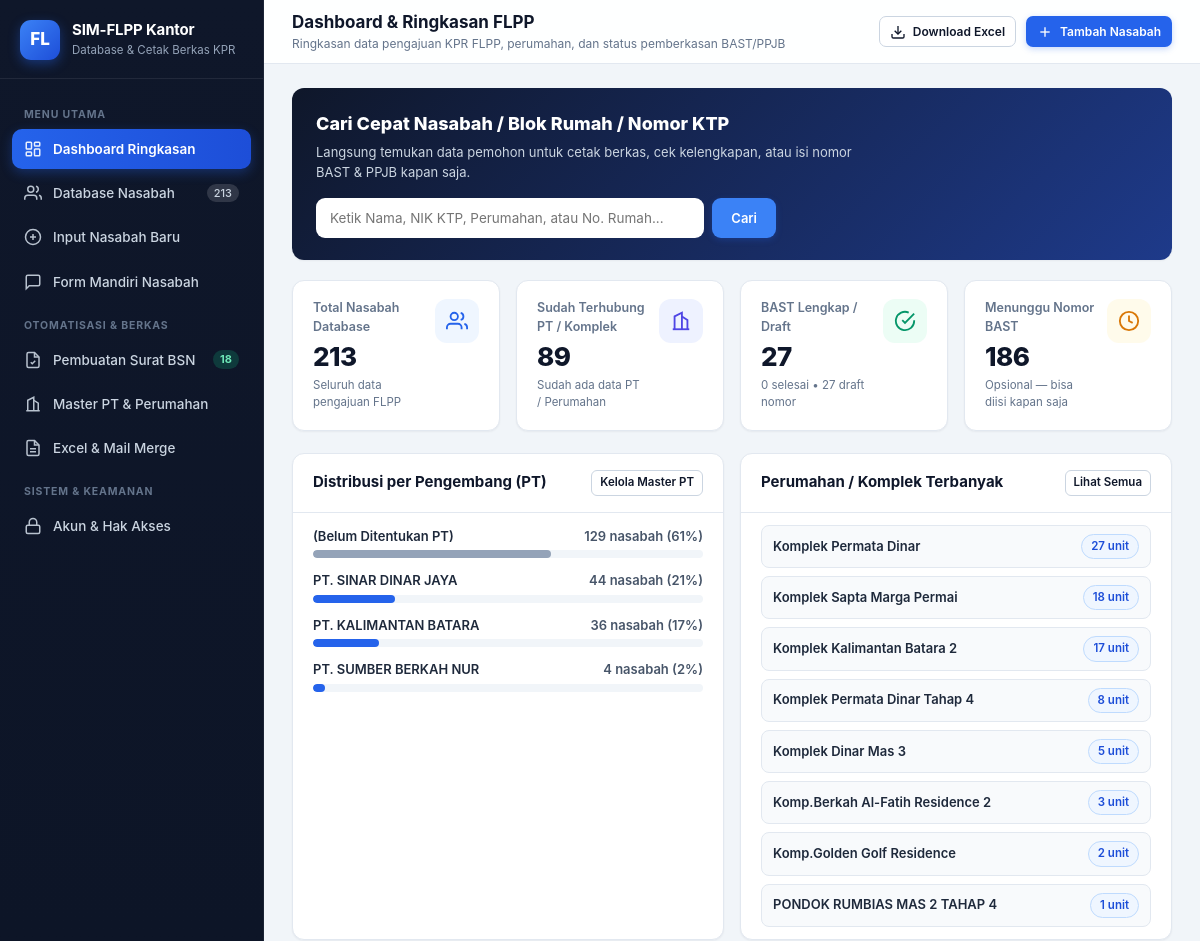
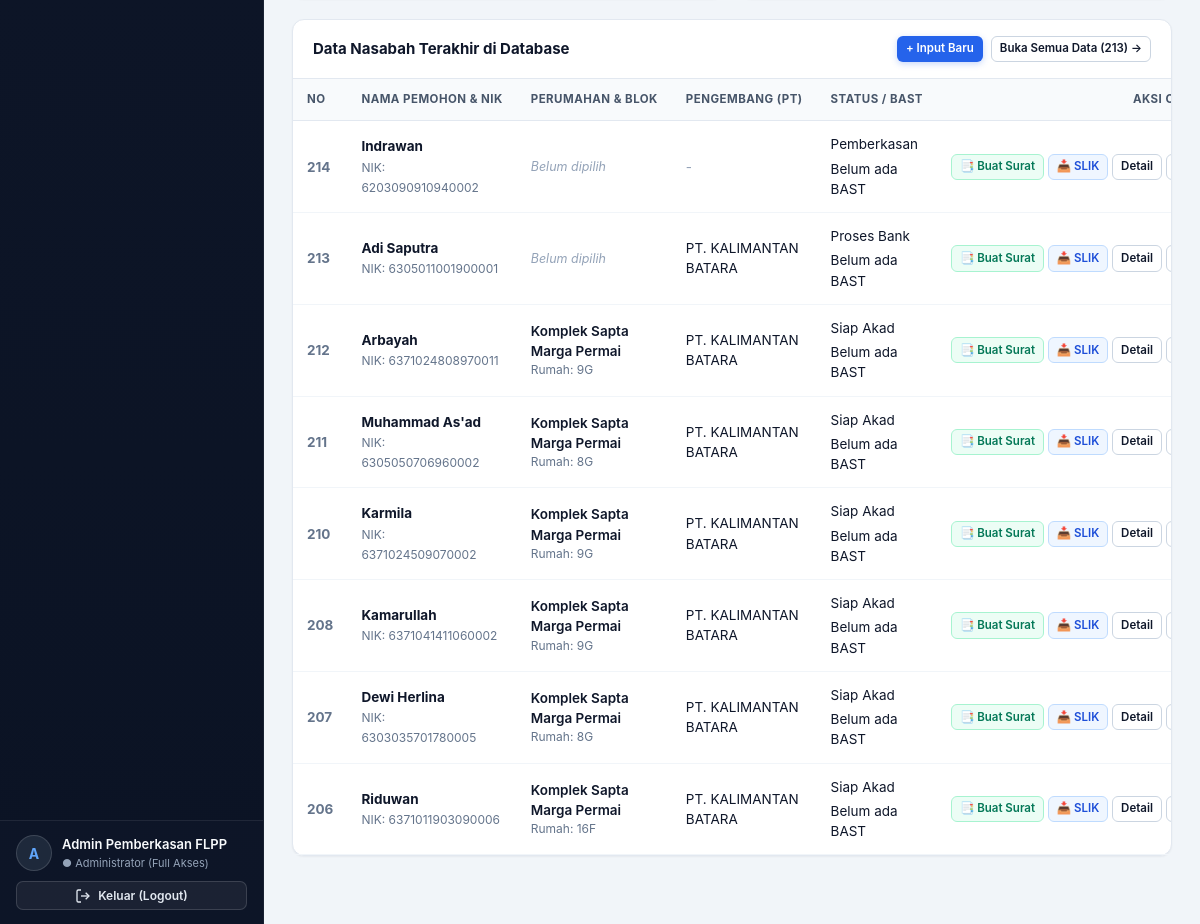
Page /index.php?page=dashboard (signed in) on the committed database (2 pictures, top to bottom).
### tables this page shows
CREATE TABLE nasabah (
                id INTEGER PRIMARY KEY AUTOINCREMENT,
                no_urut TEXT NOT NULL DEFAULT '',
                no_rek_pt TEXT NOT NULL DEFAULT '',
                tempat_tgl_surat TEXT NOT NULL DEFAULT '',
                jabatan_direktur TEXT NOT NULL DEFAULT '',
                nik_direktur TEXT NOT NULL DEFAULT '',
                alamat_direktur TEXT NOT NULL DEFAULT '',
                penghasilan_pemohon TEXT NOT NULL DEFAULT '',
                penghasilan_pasangan TEXT NOT NULL DEFAULT '',
                nama_lengkap TEXT NOT NULL DEFAULT '',
                no_hp TEXT NOT NULL DEFAULT '',
                no_ktp TEXT NOT NULL DEFAULT '',
                npwp TEXT NOT NULL DEFAULT '',
                ttl TEXT NOT NULL DEFAULT '',
                pekerjaan TEXT NOT NULL DEFAULT '',
                alamat TEXT NOT NULL DEFAULT '',
                penghasilan TEXT NOT NULL DEFAULT '',
                harga_jual_rumah TEXT NOT NULL DEFAULT '',
                uang_muka TEXT NOT NULL DEFAULT '',
                sbum TEXT NOT NULL DEFAULT '',
                uang_muka_nasabah TEXT NOT NULL DEFAULT '',
                kpr TEXT NOT NULL DEFAULT '',
                pengembang TEXT NOT NULL DEFAULT '',
                tempat_akad TEXT NOT NULL DEFAULT '',
                tanggal_akad TEXT NOT NULL DEFAULT '',
                tahun TEXT NOT NULL DEFAULT '',
                no_bast TEXT NOT NULL DEFAULT '',
                ppjb TEXT NOT NULL DEFAULT '',
                tanggal_ppjb TEXT NOT NULL DEFAULT '',
                tanggal_serah_terima TEXT NOT NULL DEFAULT '',
                nama_perumahan TEXT NOT NULL DEFAULT '',
                no_rumah TEXT NOT NULL DEFAULT '',
                luas_tanah TEXT NOT NULL DEFAULT '',
                luas_lantai TEXT NOT NULL DEFAULT '',
                lokasi_perumahan TEXT NOT NULL DEFAULT '',
                nama_direktur TEXT NOT NULL DEFAULT '',
                nama_pengembang TEXT NOT NULL DEFAULT '',
                besaran_uang_muka TEXT NOT NULL DEFAULT '',
                npwp_pasangan TEXT NOT NULL DEFAULT '',
                ktp_pasangan TEXT NOT NULL DEFAULT '',
                nama_pasangan TEXT NOT NULL DEFAULT '',
                hp_pasangan TEXT NOT NULL DEFAULT '',
                alamat_pasangan TEXT NOT NULL DEFAULT '',
                pekerjaan_pasangan TEXT NOT NULL DEFAULT '',
                ttl_pasangan TEXT NOT NULL DEFAULT '',
                nama_komplek TEXT NOT NULL DEFAULT '',
                no_shgb TEXT NOT NULL DEFAULT '',
                no_imb TEXT NOT NULL DEFAULT '',
                tgl_berkas TEXT NOT NULL DEFAULT '',
                foto_tempat_kerja TEXT NOT NULL DEFAULT '',
                share_lokasi_kerja TEXT NOT NULL DEFAULT '',
                pas_foto TEXT NOT NULL DEFAULT '',
                file_ktp TEXT NOT NULL DEFAULT '',
                doc_ktp_check INTEGER NOT NULL DEFAULT 0,
                doc_pas_foto_check INTEGER NOT NULL DEFAULT 0,
                doc_foto_kerja_check INTEGER NOT NULL DEFAULT 0,
                doc_lokasi_kerja_check INTEGER NOT NULL DEFAULT 0,
                status_proses TEXT NOT NULL DEFAULT 'Pemberkasan',
                catatan TEXT NOT NULL DEFAULT '',
                created_at TEXT NOT NULL,
                updated_at TEXT NOT NULL
            );

### app/bootstrap.php (called while the page is built, shortened)
<?php
require_once __DIR__ . '/helpers.php';
function isAdmin(): bool {
    return (($_SESSION['user']['role'] ?? '') === 'admin');
}

### views/dashboard.php (the view, shortened to what this page needs)
<?php
$totalAll = (int)$pdo->query("SELECT COUNT(*) FROM nasabah")->fetchColumn();
$totalAdaPt = (int)$pdo->query("SELECT COUNT(*) FROM nasabah WHERE TRIM(pengembang) != '' OR TRIM(nama_perumahan) != ''")->fetchColumn();
$allBastRows = $pdo->query("SELECT no_bast, tanggal_serah_terima, status_proses FROM nasabah")->fetchAll();
$bastLengkap = 0;
$bastDraft = 0;
$bastKosong = 0;
foreach ($allBastRows as $br) {
    $st = getBastState($br['no_bast']);
    if ($st === 'lengkap' || trim($br['tanggal_serah_terima']) !== '' || $br['status_proses'] === 'Sudah Akad / BAST') {
        $bastLengkap++;
    } elseif ($st === 'draft') {
        $bastDraft++;
    } else {
        $bastKosong++;
    }
}
$rekapPt = $pdo->query("
    SELECT
        CASE
            WHEN UPPER(TRIM(pengembang)) LIKE '%SINAR DINAR%' THEN 'PT. SINAR DINAR JAYA'
            WHEN UPPER(TRIM(pengembang)) LIKE '%KALIMANTAN BATARA%' THEN 'PT. KALIMANTAN BATARA'
            WHEN UPPER(TRIM(pengembang)) LIKE '%SUMBER BERKAH%' THEN 'PT. SUMBER BERKAH NUR'
            WHEN TRIM(pengembang) = '' THEN '(Belum Ditentukan PT)'
            ELSE TRIM(pengembang)
        END AS pt_label,
        COUNT(*) AS jumlah
    FROM nasabah
    GROUP BY pt_label
    ORDER BY jumlah DESC
")->fetchAll();
$rekapPerumahan = $pdo->query("
    SELECT
        TRIM(nama_perumahan) AS perum,
        COUNT(*) AS jumlah
    FROM nasabah
    WHERE TRIM(nama_perumahan) != ''
    GROUP BY UPPER(TRIM(nama_perumahan))
    ORDER BY jumlah DESC
    LIMIT 8
")->fetchAll();
$recentNasabah = $pdo->query("
    SELECT id, no_urut, nama_lengkap, no_ktp, no_hp, pengembang, nama_perumahan, no_rumah, no_bast, status_proses
    FROM nasabah
    ORDER BY id DESC
    LIMIT 8
")->fetchAll();
require __DIR__ . '/layout_header.php';
?>
<div class="card" style="background:linear-gradient(135deg,#0f172a 0%,#1e3a8a 100%);color:#fff;border:none;padding:22px 24px;">
    <div style="display:flex;align-items:center;justify-content:space-between;gap:16px;flex-wrap:wrap;">
        <div style="max-width:560px;">
            <h2 style="margin:0 0 6px;font-size:18px;font-weight:800;">Cari Cepat Nasabah / Blok Rumah / Nomor KTP</h2>
            <p style="margin:0;font-size:13px;color:#cbd5e1;">Langsung temukan data pemohon untuk cetak berkas, cek kelengkapan, atau isi nomor BAST & PPJB kapan saja.</p>
        </div>
        <form method="get" action="index.php" style="display:flex;gap:8px;flex:1;min-width:260px;max-width:460px;">
            <input type="text" name="q" class="form-control" placeholder="Ketik Nama, NIK KTP, Perumahan, atau No. Rumah..." style="border:none;padding:11px 14px;">
            <button type="submit" class="btn btn-primary" style="background:#3b82f6;padding:11px 18px;">Cari</button>
        </form>
    </div>
</div>
<div class="stats-grid">
    <a href="index.php?page=nasabah" class="stat-card">
        <div>
            <div class="stat-label">Total Nasabah Database</div>
            <div class="stat-value"><?= number_format($totalAll) ?></div>
            <div class="stat-hint">Seluruh data pengajuan FLPP</div>
        </div>
        <div class="stat-icon blue">
            <svg width="22" height="22" viewBox="0 0 24 24" fill="none" stroke="currentColor" stroke-width="2"><path d="M17 21v-2a4 4 0 0 0-4-4H5a4 4 0 0 0-4 4v2"/><circle cx="9" cy="7" r="4"/><path d="M23 21v-2a4 4 0 0 0-3-3.87"/><path d="M16 3.13a4 4 0 0 1 0 7.75"/></svg>
        </div>
    </a>
    <a href="index.php?page=nasabah&filter_unit=ada" class="stat-card">
        <div>
            <div class="stat-label">Sudah Terhubung PT / Komplek</div>
            <div class="stat-value"><?= number_format($totalAdaPt) ?></div>
            <div class="stat-hint">Sudah ada data PT / Perumahan</div>
        </div>
        <div class="stat-icon indigo">
            <svg width="22" height="22" viewBox="0 0 24 24" fill="none" stroke="currentColor" stroke-width="2"><path d="M3 21h18"/><path d="M5 21V7l8-4v18"/><path d="M19 21V11l-6-4"/></svg>
        </div>
    </a>
    <a href="index.php?page=nasabah&bast=ada" class="stat-card">
        <div>
            <div class="stat-label">BAST Lengkap / Draft</div>
            <div class="stat-value"><?= number_format($bastLengkap + $bastDraft) ?></div>
            <div class="stat-hint"><?= $bastLengkap ?> selesai • <?= $bastDraft ?> draft nomor</div>
        </div>
        <div class="stat-icon emerald">
            <svg width="22" height="22" viewBox="0 0 24 24" fill="none" stroke="currentColor" stroke-width="2"><path d="M22 11.08V12a10 10 0 1 1-5.93-9.14"/><polyline points="22 4 12 14.01 9 11.01"/></svg>
        </div>
    </a>
    <a href="index.php?page=nasabah&bast=kosong" class="stat-card">
        <div>
            <div class="stat-label">Menunggu Nomor BAST</div>
            <div class="stat-value"><?= number_format($bastKosong) ?></div>
            <div class="stat-hint">Opsional — bisa diisi kapan saja</div>
        </div>
        <div class="stat-icon amber">
            <svg width="22" height="22" viewBox="0 0 24 24" fill="none" stroke="currentColor" stroke-width="2"><circle cx="12" cy="12" r="10"/><polyline points="12 6 12 12 16 14"/></svg>
        </div>
    </a>
</div>
<div class="form-grid" style="margin-bottom:20px;">
    <div class="card" style="margin-bottom:0;">
        <div class="card-header">
            <h3 class="card-title">Distribusi per Pengembang (PT)</h3>
            <a href="index.php?page=master" class="btn btn-outline btn-xs">Kelola Master PT</a>
        </div>
        <div class="card-body" style="padding:14px 20px;">
            <?php foreach ($rekapPt as $rp):
                $pct = $totalAll > 0 ? round(($rp['jumlah'] / $totalAll) * 100) : 0;
                $qPt = $rp['pt_label'] === '(Belum Ditentukan PT)' ? '' : $rp['pt_label'];
            ?>
            <div style="margin-bottom:13px;">
                <div style="display:flex;justify-content:space-between;font-size:13px;font-weight:600;margin-bottom:4px;">
                    <a href="index.php?page=nasabah&pt=<?= urlencode($qPt) ?>" style="color:#1e293b;">
                        <?= e($rp['pt_label']) ?>
                    </a>
                    <span style="color:#475569;"><?= (int)$rp['jumlah'] ?> nasabah (<?= $pct ?>%)</span>
                </div>
                <div style="height:8px;background:#f1f5f9;border-radius:99px;overflow:hidden;">
                    <div style="height:100%;width:<?= max(3, $pct) ?>%;background:<?= $qPt === '' ? '#94a3b8' : '#2563eb' ?>;border-radius:99px;"></div>
                </div>
            </div>
            <?php endforeach; ?>
        </div>
    </div>
    <div class="card" style="margin-bottom:0;">
        <div class="card-header">
            <h3 class="card-title">Perumahan / Komplek Terbanyak</h3>
            <a href="index.php?page=nasabah" class="btn btn-outline btn-xs">Lihat Semua</a>
        </div>
        <div class="card-body" style="padding:12px 20px;">
            <?php if (empty($rekapPerumahan)): ?>
                <p style="color:#94a3b8;font-size:13px;">Belum ada data perumahan.</p>
            <?php else: ?>
                <div style="display:flex;flex-direction:column;gap:8px;">
                    <?php foreach ($rekapPerumahan as $pm): ?>
                    <a href="index.php?page=nasabah&perum=<?= urlencode($pm['perum']) ?>" style="display:flex;align-items:center;justify-content:space-between;padding:8px 11px;border-radius:8px;background:#f8fafc;border:1px solid #e2e8f0;">
                        <span style="font-weight:600;color:#1e293b;font-size:13px;"><?= e($pm['perum']) ?></span>
                        <span class="badge badge-blue"><?= (int)$pm['jumlah'] ?> unit</span>
                    </a>
                    <?php endforeach; ?>
                </div>
            <?php endif; ?>
        </div>
    </div>
</div>
<div class="card">
    <div class="card-header">
        <h3 class="card-title">Data Nasabah Terakhir di Database</h3>
        <div style="display:flex;gap:8px;">
            <?php if (isAdmin()): ?>
                <a href="index.php?page=nasabah_form" class="btn btn-primary btn-xs">+ Input Baru</a>
            <?php endif; ?>
            <a href="index.php?page=nasabah" class="btn btn-outline btn-xs">Buka Semua Data (<?= $totalAll ?>) →</a>
        </div>
    </div>
    <div class="table-wrap desktop-table-only">
        <table class="data-table">
            <thead>
                <tr>
                    <th>No</th>
                    <th>Nama Pemohon & NIK</th>
                    <th>Perumahan & Blok</th>
                    <th>Pengembang (PT)</th>
                    <th>Status / BAST</th>
                    <th style="text-align:right;">Aksi Cepat</th>
                </tr>
            </thead>
            <tbody>
                <?php foreach ($recentNasabah as $r): ?>
                <tr>
                    <td style="font-weight:700;color:#64748b;"><?= e($r['no_urut'] ?: $r['id']) ?></td>
                    <td>
                        <a href="index.php?page=nasabah_detail&id=<?= (int)$r['id'] ?>" style="font-weight:700;color:#0f172a;display:block;">
                            <?= e($r['nama_lengkap']) ?>
                        </a>
                        <span style="font-size:12px;color:#64748b;">NIK: <?= e($r['no_ktp'] ?: '-') ?></span>
                    </td>
                    <td>
                        <?php if ($r['nama_perumahan']): ?>
                            <div style="font-weight:600;"><?= e($r['nama_perumahan']) ?></div>
                            <div style="font-size:12px;color:#64748b;">Rumah: <?= e($r['no_rumah'] ?: 'Belum diisi') ?></div>
                        <?php else: ?>
                            <span style="color:#94a3b8;font-style:italic;font-size:12.5px;">Belum dipilih</span>
                        <?php endif; ?>
                    </td>
                    <td><?= $r['pengembang'] ? e($r['pengembang']) : '<span style="color:#94a3b8;">-</span>' ?></td>
                    <td>
                        <div><?= renderStatusBadge($r['status_proses']) ?></div>
                        <div style="margin-top:4px;"><?= renderBastBadge($r['no_bast']) ?></div>
                    </td>
                    <td style="text-align:right;white-space:nowrap;">
                        <a href="index.php?page=surat&id=<?= (int)$r['id'] ?>" class="btn btn-soft-emerald btn-xs" title="Buat masing-masing dari 18 surat KPR BSN">📑 Buat Surat</a>
                        <a href="ideb_docx.php?id=<?= (int)$r['id'] ?>" class="btn btn-soft-blue btn-xs" title="Download Word Permohonan SLIK OJK (.docx)">📥 SLIK</a>
                        <a href="index.php?page=nasabah_detail&id=<?= (int)$r['id'] ?>" class="btn btn-outline btn-xs">Detail</a>
                        <?php if (isAdmin()): ?>
                            <a href="index.php?page=nasabah_form&id=<?= (int)$r['id'] ?>" class="btn btn-outline btn-xs">Edit</a>
                        <?php endif; ?>
                    </td>
                </tr>
                <?php endforeach; ?>
            </tbody>
        </table>
    </div>
</div>
<?php require __DIR__ . '/layout_footer.php'; ?>

### app/helpers.php (shortened to what this page needs)
<?php
function e(mixed $val): string {
    return htmlspecialchars((string)$val, ENT_QUOTES | ENT_SUBSTITUTE, 'UTF-8');
}
function getBastState(?string $noBast): string {
    $b = trim((string)$noBast);
    if ($b === '' || preg_match('/^[.\-…_\s]+$/u', $b)) {
        return 'kosong';
    }
    if (preg_match('/^[.…_\s]{2,}\//u', $b)) {
        return 'draft';
    }
    return 'lengkap';
}
function renderStatusBadge(?string $status): string {
    $s = trim((string)$status);
    return match ($s) {
        'Sudah Akad / BAST' => '<span class="inline-flex items-center gap-1.5 px-2.5 py-1 rounded-full text-xs font-semibold bg-emerald-50 text-emerald-700 border border-emerald-200"><span class="w-1.5 h-1.5 rounded-full bg-emerald-500"></span>Sudah Akad / BAST</span>',
        'Siap Akad'         => '<span class="inline-flex items-center gap-1.5 px-2.5 py-1 rounded-full text-xs font-semibold bg-blue-50 text-blue-700 border border-blue-200"><span class="w-1.5 h-1.5 rounded-full bg-blue-500"></span>Siap Akad</span>',
        'Proses Bank'       => '<span class="inline-flex items-center gap-1.5 px-2.5 py-1 rounded-full text-xs font-semibold bg-amber-50 text-amber-700 border border-amber-200"><span class="w-1.5 h-1.5 rounded-full bg-amber-500"></span>Proses Bank</span>',
        default             => '<span class="inline-flex items-center gap-1.5 px-2.5 py-1 rounded-full text-xs font-semibold bg-slate-100 text-slate-700 border border-slate-200"><span class="w-1.5 h-1.5 rounded-full bg-slate-400"></span>Pemberkasan</span>',
    };
}
function renderBastBadge(?string $noBast): string {
    $state = getBastState($noBast);
    return '<span class="inline-flex items-center gap-1 px-2 py-0.5 rounded text-xs font-medium bg-slate-50 text-slate-400 border border-slate-200">Belum ada BAST</span>';
}

### rows in the picture
nasabah: no_urut "214", nama_lengkap "Indrawan", no_ktp "6203090910940002", nama_perumahan "Belum dipilih", status_proses "Pemberkasan"
nasabah: no_urut "213", nama_lengkap "Adi Saputra", no_ktp "6305011001900001", nama_perumahan "Belum dipilih", pengembang "PT. KALIMANTAN BATARA", status_proses "Proses Bank"
nasabah: no_urut "212", nama_lengkap "Arbayah", no_ktp "6371024808970011", nama_perumahan "Komplek Sapta Marga Permai", no_rumah "9G", pengembang "PT. KALIMANTAN BATARA", status_proses "Siap Akad"
nasabah: no_urut "211", nama_lengkap "Muhammad As'ad", no_ktp "6305050706960002", nama_perumahan "Komplek Sapta Marga Permai", no_rumah "8G", pengembang "PT. KALIMANTAN BATARA", status_proses "Siap Akad"
nasabah: no_urut "210", nama_lengkap "Karmila", no_ktp "6371024509070002", nama_perumahan "Komplek Sapta Marga Permai", no_rumah "9G", pengembang "PT. KALIMANTAN BATARA", status_proses "Siap Akad"
nasabah: no_urut "208", nama_lengkap "Kamarullah", no_ktp "6371041411060002", nama_perumahan "Komplek Sapta Marga Permai", no_rumah "9G", pengembang "PT. KALIMANTAN BATARA", status_proses "Siap Akad"
nasabah: no_urut "207", nama_lengkap "Dewi Herlina", no_ktp "6303035701780005", nama_perumahan "Komplek Sapta Marga Permai", no_rumah "8G", pengembang "PT. KALIMANTAN BATARA", status_proses "Siap Akad"
nasabah: no_urut "206", nama_lengkap "Riduwan", no_ktp "6371011903090006", nama_perumahan "Komplek Sapta Marga Permai", no_rumah "16F", pengembang "PT. KALIMANTAN BATARA", status_proses "Siap Akad"

### other values in the picture
$totalNasabahNav "213"
substr($user['full_name'] ?? 'U', 0, 1) "A"
$user['full_name'] "Admin Pemberkasan FLPP"
$pageTitle "Dashboard & Ringkasan FLPP"
$pageSubtitle "Ringkasan data pengajuan KPR FLPP, perumahan, dan status pemberkasan BAST/PPJB"
$totalAll "213"
$totalAdaPt "89"
$bastLengkap + $bastDraft "27"
$bastLengkap "0"
$bastDraft "27"
$bastKosong "186"
$rp['pt_label'] "(Belum Ditentukan PT)"
$rp['jumlah'] "129"
$pct "61"
$rp['pt_label'] "PT. SINAR DINAR JAYA"
